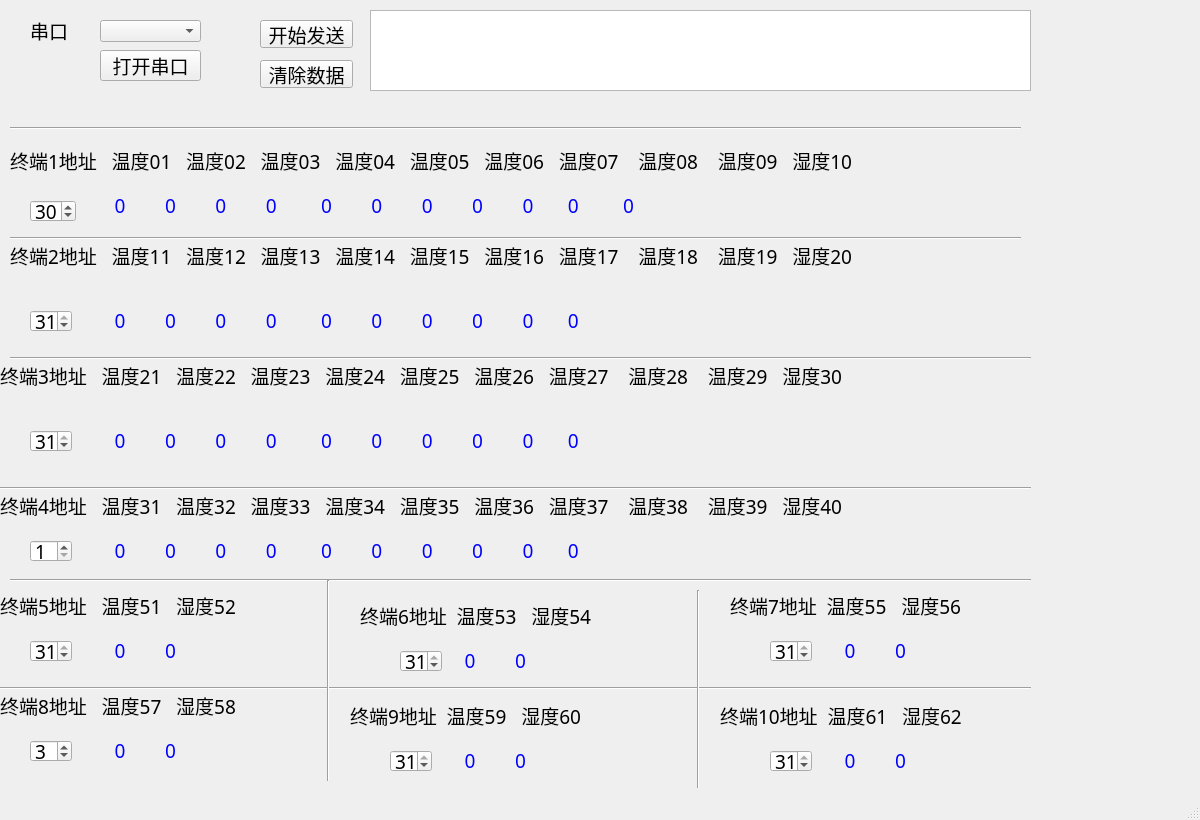
<?xml version="1.0" encoding="UTF-8"?>
<ui version="4.0">
 <class>MainWindow</class>
 <widget class="QMainWindow" name="MainWindow">
  <property name="enabled">
   <bool>true</bool>
  </property>
  <property name="geometry">
   <rect>
    <x>0</x>
    <y>0</y>
    <width>1200</width>
    <height>820</height>
   </rect>
  </property>
  <property name="minimumSize">
   <size>
    <width>1200</width>
    <height>820</height>
   </size>
  </property>
  <property name="maximumSize">
   <size>
    <width>1200</width>
    <height>820</height>
   </size>
  </property>
  <property name="font">
   <font>
    <family>宋体</family>
    <pointsize>14</pointsize>
   </font>
  </property>
  <property name="windowTitle">
   <string>多路温湿度监测                  无锡广播电视集团    designed by zjjohn</string>
  </property>
  <property name="windowOpacity">
   <double>1.000000000000000</double>
  </property>
  <widget class="QWidget" name="centralwidget">
   <widget class="QPushButton" name="open_close_button">
    <property name="geometry">
     <rect>
      <x>100</x>
      <y>50</y>
      <width>101</width>
      <height>31</height>
     </rect>
    </property>
    <property name="text">
     <string>打开串口</string>
    </property>
   </widget>
   <widget class="QLabel" name="label_com">
    <property name="geometry">
     <rect>
      <x>30</x>
      <y>20</y>
      <width>61</width>
      <height>21</height>
     </rect>
    </property>
    <property name="text">
     <string>串口</string>
    </property>
   </widget>
   <widget class="QTextBrowser" name="textBrowser">
    <property name="geometry">
     <rect>
      <x>370</x>
      <y>10</y>
      <width>661</width>
      <height>81</height>
     </rect>
    </property>
   </widget>
   <widget class="QComboBox" name="serial_COM_comboBox">
    <property name="geometry">
     <rect>
      <x>100</x>
      <y>20</y>
      <width>101</width>
      <height>22</height>
     </rect>
    </property>
    <property name="currentText">
     <string/>
    </property>
   </widget>
   <widget class="QPushButton" name="start_stop_button">
    <property name="geometry">
     <rect>
      <x>260</x>
      <y>20</y>
      <width>93</width>
      <height>28</height>
     </rect>
    </property>
    <property name="text">
     <string>开始发送</string>
    </property>
   </widget>
   <widget class="QPushButton" name="clear_button">
    <property name="geometry">
     <rect>
      <x>260</x>
      <y>60</y>
      <width>93</width>
      <height>28</height>
     </rect>
    </property>
    <property name="text">
     <string>清除数据</string>
    </property>
   </widget>
   <widget class="QLabel" name="label_1_1">
    <property name="geometry">
     <rect>
      <x>10</x>
      <y>150</y>
      <width>1231</width>
      <height>21</height>
     </rect>
    </property>
    <property name="text">
     <string>终端1地址   温度01   温度02   温度03   温度04   温度05   温度06   温度07    温度08    温度09   湿度10 </string>
    </property>
   </widget>
   <widget class="QSpinBox" name="spinBox1">
    <property name="geometry">
     <rect>
      <x>30</x>
      <y>200</y>
      <width>46</width>
      <height>22</height>
     </rect>
    </property>
    <property name="minimum">
     <number>1</number>
    </property>
    <property name="maximum">
     <number>31</number>
    </property>
    <property name="value">
     <number>30</number>
    </property>
   </widget>
   <widget class="QSpinBox" name="spinBox2">
    <property name="geometry">
     <rect>
      <x>30</x>
      <y>310</y>
      <width>42</width>
      <height>22</height>
     </rect>
    </property>
    <property name="minimum">
     <number>1</number>
    </property>
    <property name="maximum">
     <number>31</number>
    </property>
    <property name="value">
     <number>31</number>
    </property>
   </widget>
   <widget class="QSpinBox" name="spinBox5">
    <property name="geometry">
     <rect>
      <x>30</x>
      <y>640</y>
      <width>42</width>
      <height>22</height>
     </rect>
    </property>
    <property name="minimum">
     <number>1</number>
    </property>
    <property name="maximum">
     <number>31</number>
    </property>
    <property name="value">
     <number>31</number>
    </property>
   </widget>
   <widget class="QLabel" name="label_1_2">
    <property name="geometry">
     <rect>
      <x>90</x>
      <y>190</y>
      <width>1111</width>
      <height>31</height>
     </rect>
    </property>
    <property name="palette">
     <palette>
      <active>
       <colorrole role="WindowText">
        <brush brushstyle="SolidPattern">
         <color alpha="255">
          <red>0</red>
          <green>0</green>
          <blue>255</blue>
         </color>
        </brush>
       </colorrole>
      </active>
      <inactive>
       <colorrole role="WindowText">
        <brush brushstyle="SolidPattern">
         <color alpha="255">
          <red>0</red>
          <green>0</green>
          <blue>255</blue>
         </color>
        </brush>
       </colorrole>
      </inactive>
      <disabled>
       <colorrole role="WindowText">
        <brush brushstyle="SolidPattern">
         <color alpha="255">
          <red>120</red>
          <green>120</green>
          <blue>120</blue>
         </color>
        </brush>
       </colorrole>
      </disabled>
     </palette>
    </property>
    <property name="text">
     <string>     0        0        0        0         0        0        0        0        0       0         0</string>
    </property>
   </widget>
   <widget class="QLabel" name="label_2_1">
    <property name="geometry">
     <rect>
      <x>10</x>
      <y>230</y>
      <width>1211</width>
      <height>51</height>
     </rect>
    </property>
    <property name="text">
     <string>终端2地址   温度11   温度12   温度13   温度14   温度15   温度16   温度17    温度18    温度19   湿度20 </string>
    </property>
   </widget>
   <widget class="QLabel" name="label_2_2">
    <property name="geometry">
     <rect>
      <x>90</x>
      <y>300</y>
      <width>1131</width>
      <height>41</height>
     </rect>
    </property>
    <property name="palette">
     <palette>
      <active>
       <colorrole role="WindowText">
        <brush brushstyle="SolidPattern">
         <color alpha="255">
          <red>0</red>
          <green>0</green>
          <blue>255</blue>
         </color>
        </brush>
       </colorrole>
      </active>
      <inactive>
       <colorrole role="WindowText">
        <brush brushstyle="SolidPattern">
         <color alpha="255">
          <red>0</red>
          <green>0</green>
          <blue>255</blue>
         </color>
        </brush>
       </colorrole>
      </inactive>
      <disabled>
       <colorrole role="WindowText">
        <brush brushstyle="SolidPattern">
         <color alpha="255">
          <red>120</red>
          <green>120</green>
          <blue>120</blue>
         </color>
        </brush>
       </colorrole>
      </disabled>
     </palette>
    </property>
    <property name="text">
     <string>     0        0        0        0         0        0        0        0        0       0        </string>
    </property>
   </widget>
   <widget class="QLabel" name="label_3_1">
    <property name="geometry">
     <rect>
      <x>0</x>
      <y>350</y>
      <width>1211</width>
      <height>51</height>
     </rect>
    </property>
    <property name="text">
     <string>终端3地址   温度21   温度22   温度23   温度24   温度25   温度26   温度27    温度28    温度29   湿度30 </string>
    </property>
   </widget>
   <widget class="QLabel" name="label_3_2">
    <property name="geometry">
     <rect>
      <x>90</x>
      <y>420</y>
      <width>1111</width>
      <height>41</height>
     </rect>
    </property>
    <property name="palette">
     <palette>
      <active>
       <colorrole role="WindowText">
        <brush brushstyle="SolidPattern">
         <color alpha="255">
          <red>0</red>
          <green>0</green>
          <blue>255</blue>
         </color>
        </brush>
       </colorrole>
      </active>
      <inactive>
       <colorrole role="WindowText">
        <brush brushstyle="SolidPattern">
         <color alpha="255">
          <red>0</red>
          <green>0</green>
          <blue>255</blue>
         </color>
        </brush>
       </colorrole>
      </inactive>
      <disabled>
       <colorrole role="WindowText">
        <brush brushstyle="SolidPattern">
         <color alpha="255">
          <red>120</red>
          <green>120</green>
          <blue>120</blue>
         </color>
        </brush>
       </colorrole>
      </disabled>
     </palette>
    </property>
    <property name="text">
     <string>     0        0        0        0         0        0        0        0        0       0        </string>
    </property>
   </widget>
   <widget class="QSpinBox" name="spinBox3">
    <property name="geometry">
     <rect>
      <x>30</x>
      <y>430</y>
      <width>42</width>
      <height>22</height>
     </rect>
    </property>
    <property name="minimum">
     <number>1</number>
    </property>
    <property name="maximum">
     <number>31</number>
    </property>
    <property name="value">
     <number>31</number>
    </property>
   </widget>
   <widget class="QLabel" name="label_4_1">
    <property name="geometry">
     <rect>
      <x>0</x>
      <y>480</y>
      <width>1211</width>
      <height>51</height>
     </rect>
    </property>
    <property name="text">
     <string>终端4地址   温度31   温度32   温度33   温度34   温度35   温度36   温度37    温度38    温度39   湿度40 </string>
    </property>
   </widget>
   <widget class="QLabel" name="label_4_2">
    <property name="geometry">
     <rect>
      <x>90</x>
      <y>530</y>
      <width>1121</width>
      <height>41</height>
     </rect>
    </property>
    <property name="palette">
     <palette>
      <active>
       <colorrole role="WindowText">
        <brush brushstyle="SolidPattern">
         <color alpha="255">
          <red>0</red>
          <green>0</green>
          <blue>255</blue>
         </color>
        </brush>
       </colorrole>
      </active>
      <inactive>
       <colorrole role="WindowText">
        <brush brushstyle="SolidPattern">
         <color alpha="255">
          <red>0</red>
          <green>0</green>
          <blue>255</blue>
         </color>
        </brush>
       </colorrole>
      </inactive>
      <disabled>
       <colorrole role="WindowText">
        <brush brushstyle="SolidPattern">
         <color alpha="255">
          <red>120</red>
          <green>120</green>
          <blue>120</blue>
         </color>
        </brush>
       </colorrole>
      </disabled>
     </palette>
    </property>
    <property name="text">
     <string>     0        0        0        0         0        0        0        0        0       0        </string>
    </property>
   </widget>
   <widget class="QSpinBox" name="spinBox4">
    <property name="geometry">
     <rect>
      <x>30</x>
      <y>540</y>
      <width>42</width>
      <height>22</height>
     </rect>
    </property>
    <property name="minimum">
     <number>1</number>
    </property>
    <property name="maximum">
     <number>31</number>
    </property>
    <property name="value">
     <number>1</number>
    </property>
   </widget>
   <widget class="QLabel" name="label_5_1">
    <property name="geometry">
     <rect>
      <x>0</x>
      <y>580</y>
      <width>331</width>
      <height>51</height>
     </rect>
    </property>
    <property name="text">
     <string>终端5地址   温度51   湿度52 </string>
    </property>
   </widget>
   <widget class="QLabel" name="label_5_2">
    <property name="geometry">
     <rect>
      <x>90</x>
      <y>630</y>
      <width>241</width>
      <height>41</height>
     </rect>
    </property>
    <property name="palette">
     <palette>
      <active>
       <colorrole role="WindowText">
        <brush brushstyle="SolidPattern">
         <color alpha="255">
          <red>0</red>
          <green>0</green>
          <blue>255</blue>
         </color>
        </brush>
       </colorrole>
      </active>
      <inactive>
       <colorrole role="WindowText">
        <brush brushstyle="SolidPattern">
         <color alpha="255">
          <red>0</red>
          <green>0</green>
          <blue>255</blue>
         </color>
        </brush>
       </colorrole>
      </inactive>
      <disabled>
       <colorrole role="WindowText">
        <brush brushstyle="SolidPattern">
         <color alpha="255">
          <red>120</red>
          <green>120</green>
          <blue>120</blue>
         </color>
        </brush>
       </colorrole>
      </disabled>
     </palette>
    </property>
    <property name="text">
     <string>     0        0     </string>
    </property>
   </widget>
   <widget class="QLabel" name="label_6_2">
    <property name="geometry">
     <rect>
      <x>440</x>
      <y>640</y>
      <width>241</width>
      <height>41</height>
     </rect>
    </property>
    <property name="palette">
     <palette>
      <active>
       <colorrole role="WindowText">
        <brush brushstyle="SolidPattern">
         <color alpha="255">
          <red>0</red>
          <green>0</green>
          <blue>255</blue>
         </color>
        </brush>
       </colorrole>
      </active>
      <inactive>
       <colorrole role="WindowText">
        <brush brushstyle="SolidPattern">
         <color alpha="255">
          <red>0</red>
          <green>0</green>
          <blue>255</blue>
         </color>
        </brush>
       </colorrole>
      </inactive>
      <disabled>
       <colorrole role="WindowText">
        <brush brushstyle="SolidPattern">
         <color alpha="255">
          <red>120</red>
          <green>120</green>
          <blue>120</blue>
         </color>
        </brush>
       </colorrole>
      </disabled>
     </palette>
    </property>
    <property name="text">
     <string>     0        0     </string>
    </property>
   </widget>
   <widget class="QSpinBox" name="spinBox6">
    <property name="geometry">
     <rect>
      <x>400</x>
      <y>650</y>
      <width>42</width>
      <height>22</height>
     </rect>
    </property>
    <property name="minimum">
     <number>1</number>
    </property>
    <property name="maximum">
     <number>31</number>
    </property>
    <property name="value">
     <number>31</number>
    </property>
   </widget>
   <widget class="QLabel" name="label_6_1">
    <property name="geometry">
     <rect>
      <x>360</x>
      <y>590</y>
      <width>331</width>
      <height>51</height>
     </rect>
    </property>
    <property name="text">
     <string>终端6地址  温度53   湿度54 </string>
    </property>
   </widget>
   <widget class="QLabel" name="label_7_2">
    <property name="geometry">
     <rect>
      <x>820</x>
      <y>630</y>
      <width>241</width>
      <height>41</height>
     </rect>
    </property>
    <property name="palette">
     <palette>
      <active>
       <colorrole role="WindowText">
        <brush brushstyle="SolidPattern">
         <color alpha="255">
          <red>0</red>
          <green>0</green>
          <blue>255</blue>
         </color>
        </brush>
       </colorrole>
      </active>
      <inactive>
       <colorrole role="WindowText">
        <brush brushstyle="SolidPattern">
         <color alpha="255">
          <red>0</red>
          <green>0</green>
          <blue>255</blue>
         </color>
        </brush>
       </colorrole>
      </inactive>
      <disabled>
       <colorrole role="WindowText">
        <brush brushstyle="SolidPattern">
         <color alpha="255">
          <red>120</red>
          <green>120</green>
          <blue>120</blue>
         </color>
        </brush>
       </colorrole>
      </disabled>
     </palette>
    </property>
    <property name="text">
     <string>     0        0     </string>
    </property>
   </widget>
   <widget class="QSpinBox" name="spinBox7">
    <property name="geometry">
     <rect>
      <x>770</x>
      <y>640</y>
      <width>42</width>
      <height>22</height>
     </rect>
    </property>
    <property name="minimum">
     <number>1</number>
    </property>
    <property name="maximum">
     <number>31</number>
    </property>
    <property name="value">
     <number>31</number>
    </property>
   </widget>
   <widget class="QLabel" name="label_7_1">
    <property name="geometry">
     <rect>
      <x>730</x>
      <y>580</y>
      <width>331</width>
      <height>51</height>
     </rect>
    </property>
    <property name="text">
     <string>终端7地址  温度55   湿度56 </string>
    </property>
   </widget>
   <widget class="QLabel" name="label_10_2">
    <property name="geometry">
     <rect>
      <x>820</x>
      <y>740</y>
      <width>241</width>
      <height>41</height>
     </rect>
    </property>
    <property name="palette">
     <palette>
      <active>
       <colorrole role="WindowText">
        <brush brushstyle="SolidPattern">
         <color alpha="255">
          <red>0</red>
          <green>0</green>
          <blue>255</blue>
         </color>
        </brush>
       </colorrole>
      </active>
      <inactive>
       <colorrole role="WindowText">
        <brush brushstyle="SolidPattern">
         <color alpha="255">
          <red>0</red>
          <green>0</green>
          <blue>255</blue>
         </color>
        </brush>
       </colorrole>
      </inactive>
      <disabled>
       <colorrole role="WindowText">
        <brush brushstyle="SolidPattern">
         <color alpha="255">
          <red>120</red>
          <green>120</green>
          <blue>120</blue>
         </color>
        </brush>
       </colorrole>
      </disabled>
     </palette>
    </property>
    <property name="text">
     <string>     0        0     </string>
    </property>
   </widget>
   <widget class="QLabel" name="label_8_2">
    <property name="geometry">
     <rect>
      <x>90</x>
      <y>730</y>
      <width>241</width>
      <height>41</height>
     </rect>
    </property>
    <property name="palette">
     <palette>
      <active>
       <colorrole role="WindowText">
        <brush brushstyle="SolidPattern">
         <color alpha="255">
          <red>0</red>
          <green>0</green>
          <blue>255</blue>
         </color>
        </brush>
       </colorrole>
      </active>
      <inactive>
       <colorrole role="WindowText">
        <brush brushstyle="SolidPattern">
         <color alpha="255">
          <red>0</red>
          <green>0</green>
          <blue>255</blue>
         </color>
        </brush>
       </colorrole>
      </inactive>
      <disabled>
       <colorrole role="WindowText">
        <brush brushstyle="SolidPattern">
         <color alpha="255">
          <red>120</red>
          <green>120</green>
          <blue>120</blue>
         </color>
        </brush>
       </colorrole>
      </disabled>
     </palette>
    </property>
    <property name="text">
     <string>     0        0     </string>
    </property>
   </widget>
   <widget class="QLabel" name="label_9_2">
    <property name="geometry">
     <rect>
      <x>440</x>
      <y>740</y>
      <width>241</width>
      <height>41</height>
     </rect>
    </property>
    <property name="palette">
     <palette>
      <active>
       <colorrole role="WindowText">
        <brush brushstyle="SolidPattern">
         <color alpha="255">
          <red>0</red>
          <green>0</green>
          <blue>255</blue>
         </color>
        </brush>
       </colorrole>
      </active>
      <inactive>
       <colorrole role="WindowText">
        <brush brushstyle="SolidPattern">
         <color alpha="255">
          <red>0</red>
          <green>0</green>
          <blue>255</blue>
         </color>
        </brush>
       </colorrole>
      </inactive>
      <disabled>
       <colorrole role="WindowText">
        <brush brushstyle="SolidPattern">
         <color alpha="255">
          <red>120</red>
          <green>120</green>
          <blue>120</blue>
         </color>
        </brush>
       </colorrole>
      </disabled>
     </palette>
    </property>
    <property name="text">
     <string>     0        0     </string>
    </property>
   </widget>
   <widget class="QSpinBox" name="spinBox9">
    <property name="geometry">
     <rect>
      <x>390</x>
      <y>750</y>
      <width>42</width>
      <height>22</height>
     </rect>
    </property>
    <property name="minimum">
     <number>1</number>
    </property>
    <property name="maximum">
     <number>31</number>
    </property>
    <property name="value">
     <number>31</number>
    </property>
   </widget>
   <widget class="QSpinBox" name="spinBox10">
    <property name="geometry">
     <rect>
      <x>770</x>
      <y>750</y>
      <width>42</width>
      <height>22</height>
     </rect>
    </property>
    <property name="minimum">
     <number>1</number>
    </property>
    <property name="maximum">
     <number>31</number>
    </property>
    <property name="value">
     <number>31</number>
    </property>
   </widget>
   <widget class="QSpinBox" name="spinBox8">
    <property name="geometry">
     <rect>
      <x>30</x>
      <y>740</y>
      <width>42</width>
      <height>22</height>
     </rect>
    </property>
    <property name="minimum">
     <number>1</number>
    </property>
    <property name="maximum">
     <number>31</number>
    </property>
    <property name="value">
     <number>3</number>
    </property>
   </widget>
   <widget class="QLabel" name="label_9_1">
    <property name="geometry">
     <rect>
      <x>350</x>
      <y>690</y>
      <width>331</width>
      <height>51</height>
     </rect>
    </property>
    <property name="text">
     <string>终端9地址  温度59   湿度60 </string>
    </property>
   </widget>
   <widget class="QLabel" name="label_8_1">
    <property name="geometry">
     <rect>
      <x>0</x>
      <y>680</y>
      <width>331</width>
      <height>51</height>
     </rect>
    </property>
    <property name="text">
     <string>终端8地址   温度57   湿度58 </string>
    </property>
   </widget>
   <widget class="QLabel" name="label_10_1">
    <property name="geometry">
     <rect>
      <x>720</x>
      <y>690</y>
      <width>331</width>
      <height>51</height>
     </rect>
    </property>
    <property name="text">
     <string>终端10地址  温度61   湿度62 </string>
    </property>
   </widget>
   <widget class="Line" name="line">
    <property name="geometry">
     <rect>
      <x>10</x>
      <y>120</y>
      <width>1011</width>
      <height>16</height>
     </rect>
    </property>
    <property name="orientation">
     <enum>Qt::Horizontal</enum>
    </property>
   </widget>
   <widget class="Line" name="line_2">
    <property name="geometry">
     <rect>
      <x>10</x>
      <y>230</y>
      <width>1011</width>
      <height>16</height>
     </rect>
    </property>
    <property name="orientation">
     <enum>Qt::Horizontal</enum>
    </property>
   </widget>
   <widget class="Line" name="line_3">
    <property name="geometry">
     <rect>
      <x>10</x>
      <y>350</y>
      <width>1021</width>
      <height>16</height>
     </rect>
    </property>
    <property name="orientation">
     <enum>Qt::Horizontal</enum>
    </property>
   </widget>
   <widget class="Line" name="line_4">
    <property name="geometry">
     <rect>
      <x>0</x>
      <y>480</y>
      <width>1031</width>
      <height>16</height>
     </rect>
    </property>
    <property name="orientation">
     <enum>Qt::Horizontal</enum>
    </property>
   </widget>
   <widget class="Line" name="line_5">
    <property name="geometry">
     <rect>
      <x>10</x>
      <y>570</y>
      <width>1021</width>
      <height>20</height>
     </rect>
    </property>
    <property name="orientation">
     <enum>Qt::Horizontal</enum>
    </property>
   </widget>
   <widget class="Line" name="line_6">
    <property name="geometry">
     <rect>
      <x>0</x>
      <y>680</y>
      <width>1031</width>
      <height>16</height>
     </rect>
    </property>
    <property name="orientation">
     <enum>Qt::Horizontal</enum>
    </property>
   </widget>
   <widget class="Line" name="line_7">
    <property name="geometry">
     <rect>
      <x>320</x>
      <y>580</y>
      <width>16</width>
      <height>201</height>
     </rect>
    </property>
    <property name="orientation">
     <enum>Qt::Vertical</enum>
    </property>
   </widget>
   <widget class="Line" name="line_8">
    <property name="geometry">
     <rect>
      <x>690</x>
      <y>590</y>
      <width>16</width>
      <height>201</height>
     </rect>
    </property>
    <property name="orientation">
     <enum>Qt::Vertical</enum>
    </property>
   </widget>
  </widget>
  <widget class="QMenuBar" name="menubar">
   <property name="geometry">
    <rect>
     <x>0</x>
     <y>0</y>
     <width>1200</width>
     <height>29</height>
    </rect>
   </property>
  </widget>
  <widget class="QStatusBar" name="statusbar"/>
 </widget>
 <resources/>
 <connections>
  <connection>
   <sender>clear_button</sender>
   <signal>clicked()</signal>
   <receiver>textBrowser</receiver>
   <slot>clear()</slot>
   <hints>
    <hint type="sourcelabel">
     <x>305</x>
     <y>105</y>
    </hint>
    <hint type="destinationlabel">
     <x>615</x>
     <y>102</y>
    </hint>
   </hints>
  </connection>
 </connections>
 <slots>
  <slot>start_stop_send_handle()</slot>
 </slots>
</ui>
